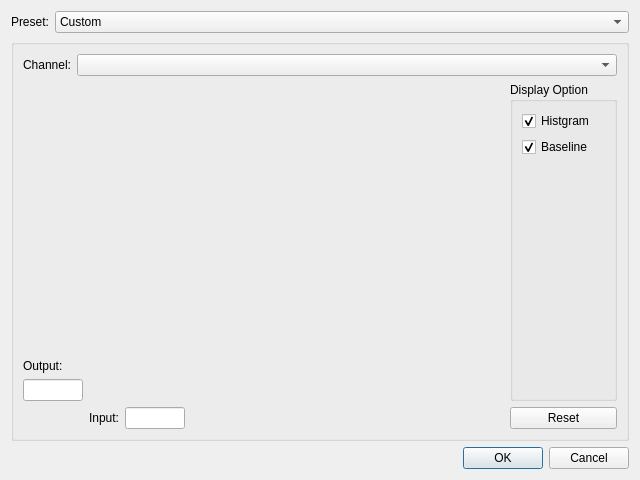
<?xml version="1.0" encoding="UTF-8"?>
<ui version="4.0">
 <class>ToneCurveDialog</class>
 <widget class="QDialog" name="ToneCurveDialog">
  <property name="geometry">
   <rect>
    <x>0</x>
    <y>0</y>
    <width>640</width>
    <height>480</height>
   </rect>
  </property>
  <property name="windowTitle">
   <string>Tone Curve</string>
  </property>
  <property name="windowIcon">
   <iconset resource="resource.qrc">
    <normaloff>:/images/tone-curve</normaloff>:/images/tone-curve</iconset>
  </property>
  <layout class="QVBoxLayout" name="verticalLayout">
   <item>
    <layout class="QFormLayout" name="formLayout">
     <property name="sizeConstraint">
      <enum>QLayout::SetDefaultConstraint</enum>
     </property>
     <property name="fieldGrowthPolicy">
      <enum>QFormLayout::ExpandingFieldsGrow</enum>
     </property>
     <item row="0" column="0">
      <widget class="QLabel" name="presetLabel">
       <property name="text">
        <string>Preset:</string>
       </property>
      </widget>
     </item>
     <item row="0" column="1">
      <widget class="QComboBox" name="presetComboBox">
       <property name="sizePolicy">
        <sizepolicy hsizetype="Expanding" vsizetype="Fixed">
         <horstretch>0</horstretch>
         <verstretch>0</verstretch>
        </sizepolicy>
       </property>
       <item>
        <property name="text">
         <string>Custom</string>
        </property>
       </item>
      </widget>
     </item>
    </layout>
   </item>
   <item>
    <widget class="QGroupBox" name="groupBox">
     <property name="sizePolicy">
      <sizepolicy hsizetype="Expanding" vsizetype="Expanding">
       <horstretch>0</horstretch>
       <verstretch>0</verstretch>
      </sizepolicy>
     </property>
     <property name="title">
      <string/>
     </property>
     <layout class="QVBoxLayout" name="verticalLayout_2" stretch="0,1">
      <item>
       <layout class="QFormLayout" name="formLayout_2">
        <property name="fieldGrowthPolicy">
         <enum>QFormLayout::ExpandingFieldsGrow</enum>
        </property>
        <item row="0" column="0">
         <widget class="QLabel" name="channelLabel">
          <property name="text">
           <string>Channel:</string>
          </property>
         </widget>
        </item>
        <item row="0" column="1">
         <widget class="QComboBox" name="channelComboBox">
          <property name="sizePolicy">
           <sizepolicy hsizetype="Expanding" vsizetype="Fixed">
            <horstretch>0</horstretch>
            <verstretch>0</verstretch>
           </sizepolicy>
          </property>
         </widget>
        </item>
       </layout>
      </item>
      <item>
       <layout class="QGridLayout" name="gridLayout" rowstretch="0,0,1,0,0,0,0" columnstretch="0,0,1,0,0">
        <item row="3" column="1">
         <widget class="QLineEdit" name="outputEdit">
          <property name="sizePolicy">
           <sizepolicy hsizetype="Minimum" vsizetype="Fixed">
            <horstretch>0</horstretch>
            <verstretch>0</verstretch>
           </sizepolicy>
          </property>
          <property name="maximumSize">
           <size>
            <width>60</width>
            <height>16777215</height>
           </size>
          </property>
          <property name="focusPolicy">
           <enum>Qt::NoFocus</enum>
          </property>
          <property name="maxLength">
           <number>3</number>
          </property>
          <property name="alignment">
           <set>Qt::AlignRight|Qt::AlignTrailing|Qt::AlignVCenter</set>
          </property>
          <property name="readOnly">
           <bool>true</bool>
          </property>
         </widget>
        </item>
        <item row="2" column="1">
         <widget class="QLabel" name="outputLabel">
          <property name="sizePolicy">
           <sizepolicy hsizetype="Minimum" vsizetype="Preferred">
            <horstretch>0</horstretch>
            <verstretch>0</verstretch>
           </sizepolicy>
          </property>
          <property name="text">
           <string>Output:</string>
          </property>
          <property name="alignment">
           <set>Qt::AlignBottom|Qt::AlignLeading|Qt::AlignLeft</set>
          </property>
         </widget>
        </item>
        <item row="0" column="4" rowspan="4">
         <widget class="QGroupBox" name="displayGroupBox">
          <property name="sizePolicy">
           <sizepolicy hsizetype="Preferred" vsizetype="Expanding">
            <horstretch>0</horstretch>
            <verstretch>0</verstretch>
           </sizepolicy>
          </property>
          <property name="title">
           <string>Display Option</string>
          </property>
          <layout class="QVBoxLayout" name="verticalLayout_3">
           <item>
            <widget class="QCheckBox" name="histgramCheckBox">
             <property name="text">
              <string>Histgram</string>
             </property>
             <property name="checked">
              <bool>true</bool>
             </property>
            </widget>
           </item>
           <item>
            <widget class="QCheckBox" name="baselineCheckBox">
             <property name="text">
              <string>Baseline</string>
             </property>
             <property name="checked">
              <bool>true</bool>
             </property>
            </widget>
           </item>
           <item>
            <spacer name="verticalSpacer">
             <property name="orientation">
              <enum>Qt::Vertical</enum>
             </property>
             <property name="sizeHint" stdset="0">
              <size>
               <width>20</width>
               <height>152</height>
              </size>
             </property>
            </spacer>
           </item>
          </layout>
         </widget>
        </item>
        <item row="6" column="2" colspan="2">
         <layout class="QHBoxLayout" name="horizontalLayout">
          <item>
           <widget class="QLabel" name="inputLabel">
            <property name="sizePolicy">
             <sizepolicy hsizetype="Minimum" vsizetype="Minimum">
              <horstretch>0</horstretch>
              <verstretch>0</verstretch>
             </sizepolicy>
            </property>
            <property name="text">
             <string>Input:</string>
            </property>
            <property name="alignment">
             <set>Qt::AlignLeading|Qt::AlignLeft|Qt::AlignVCenter</set>
            </property>
           </widget>
          </item>
          <item>
           <widget class="QLineEdit" name="inputEdit">
            <property name="sizePolicy">
             <sizepolicy hsizetype="Minimum" vsizetype="Fixed">
              <horstretch>0</horstretch>
              <verstretch>0</verstretch>
             </sizepolicy>
            </property>
            <property name="maximumSize">
             <size>
              <width>60</width>
              <height>16777215</height>
             </size>
            </property>
            <property name="focusPolicy">
             <enum>Qt::NoFocus</enum>
            </property>
            <property name="maxLength">
             <number>3</number>
            </property>
            <property name="alignment">
             <set>Qt::AlignRight|Qt::AlignTrailing|Qt::AlignVCenter</set>
            </property>
            <property name="readOnly">
             <bool>true</bool>
            </property>
           </widget>
          </item>
          <item>
           <spacer name="horizontalSpacer">
            <property name="orientation">
             <enum>Qt::Horizontal</enum>
            </property>
            <property name="sizeHint" stdset="0">
             <size>
              <width>40</width>
              <height>20</height>
             </size>
            </property>
           </spacer>
          </item>
         </layout>
        </item>
        <item row="0" column="2" rowspan="4" colspan="2">
         <widget class="ToneCurveWidget" name="widget" native="true">
          <property name="sizePolicy">
           <sizepolicy hsizetype="Expanding" vsizetype="Expanding">
            <horstretch>0</horstretch>
            <verstretch>0</verstretch>
           </sizepolicy>
          </property>
         </widget>
        </item>
        <item row="6" column="4">
         <widget class="QPushButton" name="resetButton">
          <property name="sizePolicy">
           <sizepolicy hsizetype="Preferred" vsizetype="Fixed">
            <horstretch>0</horstretch>
            <verstretch>0</verstretch>
           </sizepolicy>
          </property>
          <property name="text">
           <string>Reset</string>
          </property>
         </widget>
        </item>
       </layout>
      </item>
     </layout>
    </widget>
   </item>
   <item>
    <widget class="QDialogButtonBox" name="buttonBox">
     <property name="orientation">
      <enum>Qt::Horizontal</enum>
     </property>
     <property name="standardButtons">
      <set>QDialogButtonBox::Cancel|QDialogButtonBox::Ok</set>
     </property>
    </widget>
   </item>
  </layout>
 </widget>
 <customwidgets>
  <customwidget>
   <class>ToneCurveWidget</class>
   <extends>QWidget</extends>
   <header>tonecurvewidget.hpp</header>
   <container>1</container>
  </customwidget>
 </customwidgets>
 <resources>
  <include location="resource.qrc"/>
 </resources>
 <connections>
  <connection>
   <sender>buttonBox</sender>
   <signal>accepted()</signal>
   <receiver>ToneCurveDialog</receiver>
   <slot>accept()</slot>
   <hints>
    <hint type="sourcelabel">
     <x>248</x>
     <y>254</y>
    </hint>
    <hint type="destinationlabel">
     <x>157</x>
     <y>274</y>
    </hint>
   </hints>
  </connection>
  <connection>
   <sender>buttonBox</sender>
   <signal>rejected()</signal>
   <receiver>ToneCurveDialog</receiver>
   <slot>reject()</slot>
   <hints>
    <hint type="sourcelabel">
     <x>316</x>
     <y>260</y>
    </hint>
    <hint type="destinationlabel">
     <x>286</x>
     <y>274</y>
    </hint>
   </hints>
  </connection>
 </connections>
</ui>
